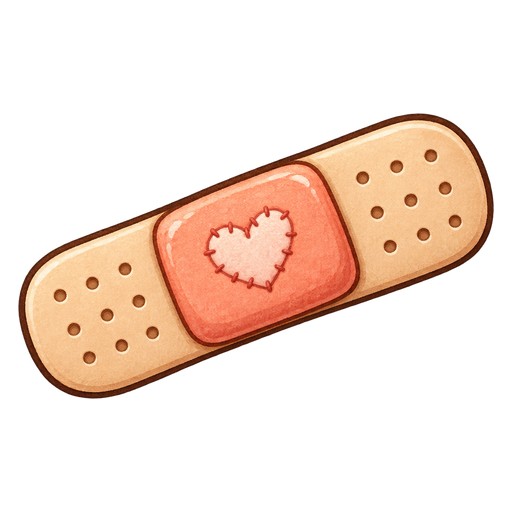
#> input picture unity_poc/Assets/TokenPet/Resources/AccessoriesV2/bandage.png, 512 x 512 px
$ python prepare_unity_sprite.py ../unity_poc/Assets/TokenPet/Resources/AccessoriesV2/bandage.png out.png
#> lines starting #> are read from the running program, lines starting #| are printed output that depends on the picture
"""Normalize generated transparent art into a Unity-friendly square sprite.

The source image is kept untouched. Transparent padding is trimmed, the artwork
is resized without changing its aspect ratio, and it is centered on a clean
RGBA canvas so every generated furniture/accessory uses the same import rules.
"""

from __future__ import annotations

import argparse
from pathlib import Path

from PIL import Image


def normalize_sprite(
    source: Path,
    destination: Path,
    size: int,
    padding: int,
    preserve_canvas_aspect: bool,
) -> None:
#> called with size = 512, padding = 18, preserve_canvas_aspect = False
    image = Image.open(source).convert("RGBA")
#> image is the input picture: PIL image 512x512 RGBA; mean R, G, B, A 64.3, 44.5, 32.7, 72.5
    alpha = image.getchannel("A")
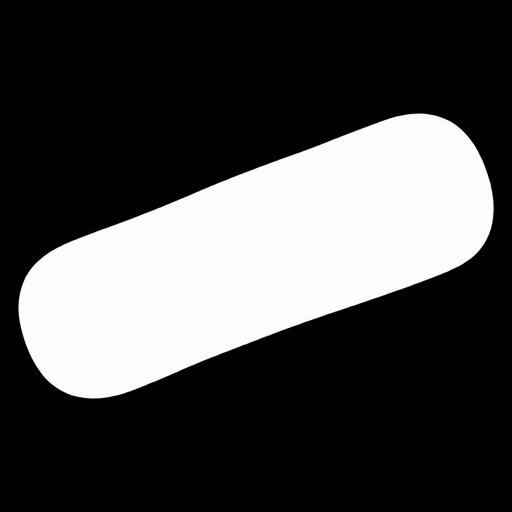
#> alpha: PIL image 512x512 L; min 0, max 255, mean 72.5
    bbox = alpha.point(lambda value: 255 if value > 6 else 0).getbbox()
#> bbox = (18, 113, 494, 399)
    if bbox is None:
        raise ValueError(f"Sprite has no visible pixels: {source}")

    image = image.crop(bbox)
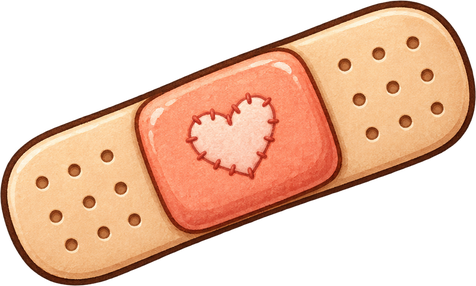
#> image: PIL image 476x286 RGBA; mean R, G, B, A 123.8, 85.6, 63, 139.6; transparent parts drawn white
    available = max(1, size - padding * 2)
    scale = min(available / image.width, available / image.height)
#> scale = 1
    target = (
        max(1, round(image.width * scale)),
        max(1, round(image.height * scale)),
    )
#> target = (476, 286)
    image = image.resize(target, Image.Resampling.LANCZOS)

    canvas_size = (
        (target[0] + padding * 2, target[1] + padding * 2)
        if preserve_canvas_aspect
        else (size, size)
    )
#> canvas_size = (512, 512)
    canvas = Image.new("RGBA", canvas_size, (0, 0, 0, 0))
#> canvas: PIL image 512x512 RGBA; every value is 0
    canvas.alpha_composite(
        image,
        ((canvas_size[0] - target[0]) // 2, (canvas_size[1] - target[1]) // 2),
    )
    destination.parent.mkdir(parents=True, exist_ok=True)
    canvas.save(destination, optimize=True)


def main() -> None:
    parser = argparse.ArgumentParser()
    parser.add_argument("source", type=Path)
    parser.add_argument("destination", type=Path)
    parser.add_argument("--size", type=int, default=512)
    parser.add_argument("--padding", type=int, default=18)
    parser.add_argument(
        "--preserve-canvas-aspect",
        action="store_true",
        help="Use a tight rectangular canvas; useful for furniture sprites.",
    )
    args = parser.parse_args()
    normalize_sprite(
        args.source,
        args.destination,
        args.size,
        args.padding,
        args.preserve_canvas_aspect,
    )


if __name__ == "__main__":
    main()
